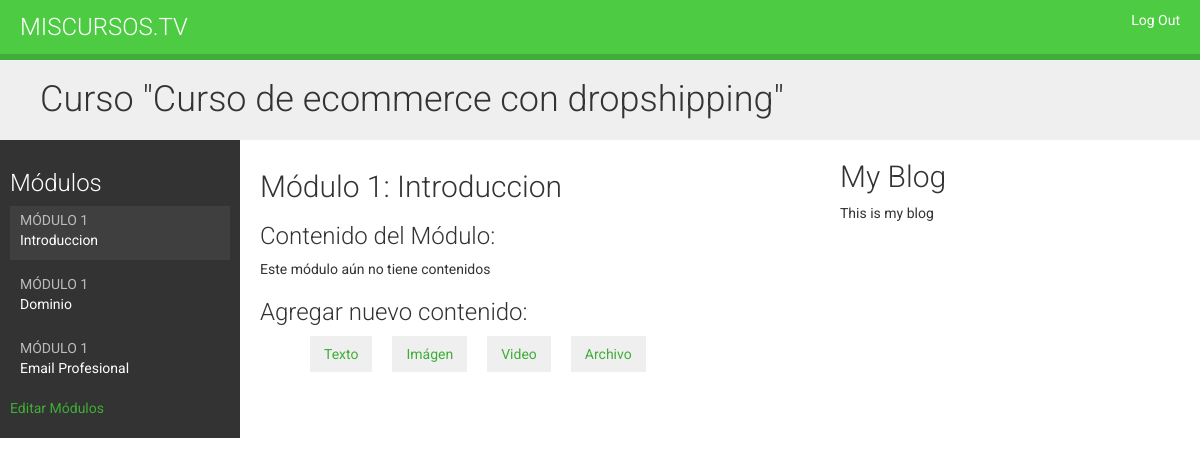
Before: /course/module/4/ (signed in) with the older database file.
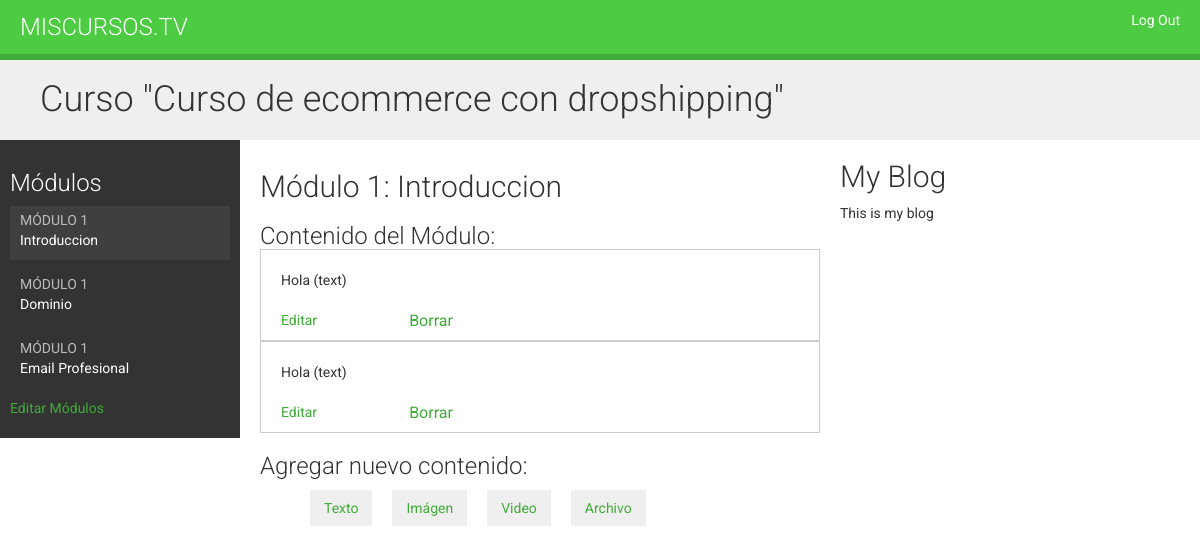
After: the same page with the newer database file.
### elearning/models.py (models this page shows, shortened)
class Course(models.Model):
    owner = models.ForeignKey(User, related_name='courses_created', on_delete=models.CASCADE)
    subject = models.ForeignKey(Subject, related_name='courses', on_delete=models.CASCADE)
    title = models.CharField(max_length=200)
    slug = models.CharField(max_length=200, unique=True)
    overview = models.TextField()
    created = models.DateTimeField(auto_now_add=True)
    class Meta:
        ordering = ['-created']

class Module(models.Model):
    course = models.ForeignKey(Course, related_name='modules', on_delete=models.CASCADE)
    title = models.CharField(max_length=200)
    description = models.TextField(blank=True)
    order = OrderField(blank=True, for_fields=['course'])
    class Meta:
        ordering = ['order']

class Content(models.Model):
    module = models.ForeignKey(Module, related_name='contents', on_delete=models.CASCADE)
    content_type = models.ForeignKey(ContentType, on_delete=models.CASCADE, limit_choices_to={'model__in': ('text', 'video', 'image', 'file')})
    object_id = models.PositiveIntegerField()
    item = GenericForeignKey('content_type', 'object_id')
    order = OrderField(blank=True, for_fields=['module'])
    class Meta:
        ordering = ['order']

class ItemBase(models.Model):
    owner = models.ForeignKey(User, related_name='%(class)s_related', on_delete=models.CASCADE)
    title = models.CharField(max_length=250)
    created = models.DateTimeField(auto_now_add=True)
    updated = models.DateTimeField(auto_now=True)
    class Meta:
        abstract = True
    def __str__(self):
        return self.title

class Text(ItemBase):
    content = models.TextField()

### elearning/views.py (the view)
# urls.py: path('module/<int:module_id>/', views.ModuleContentListView.as_view(), name='module_content_list'),
class ModuleContentListView(TemplateResponseMixin, View):
    template_name = 'manage/module/content_list.html'
    def get(self, request, module_id):
        module = get_object_or_404(Module, id=module_id, course__owner=request.user)
        return self.render_to_response({'module': module})

### elearning/templatetags/course.py (called while the page is built)
@register.filter
def model_name(obj):
    try:
        return obj._meta.model_name
    except AttributeError:
        return None

### elearning/templates/manage/module/content_list.html (shortened to what this page needs)
{% extends 'base.html' %}
{% load static %}
{% load course %}
{% block css %}
<link rel="stylesheet" href="{% static 'css/base.css' %}">
<link rel="stylesheet" href="https://ajax.googleapis.com/ajax/libs/jqueryui/1.12.1/themes/smoothness/jquery-ui.css">
{% endblock %}
{% block content %}
    {% with course=module.course %}
        <h1>Curso "{{ course.title }}"</h1>
        <div class="contents">
            <h3>Módulos</h3>
            <ul id="modules">
                {% for m in course.modules.all %}
                    <li data-id="{{ m.id }}" {% if m == module %} class="selected" {% endif %}>
                        <a href="{% url 'module_content_list' m.id %}">
                            <span>Módulo <span class="order">{{ m.order|add:1 }}</span></span>
                            <br>
                            {{ m.title }}
                        </a>
                    </li>
                {% empty %}
                    <li>Aún no hay módulos</li>
                {% endfor %}
            </ul>
            <p><a href="{% url 'course_module_update' course.id %}">Editar Módulos</a></p>
        </div>
        <div class="module">
            <h2>Módulo {{ module.order|add:1 }}: {{ module.title }}</h2>
            <h3>Contenido del Módulo:</h3>
            <div id="module-contents">
                {% for content in module.contents.all %}
                <div data-id="{{ content.id }}">
                    {% with item=content.item %}
                    <p>{{ item }} ({{ item|model_name }})</p>
                    <a href="{% url 'module_content_update' module.id item|model_name item.id %}">Editar</a>
                    <form action="{% url 'module_content_delete' content.id %}>" method="post">
                        <input type="submit" value="Borrar">
                    </form>
                    {% endwith %}
                </div>
                {% empty %}
                    <p>Este módulo aún no tiene contenidos</p>
                {% endfor %}
            </div>
            <h3>Agregar nuevo contenido:</h3>
            <ul class="content-types">
                <li><a href="{% url 'module_content_create' module.id  'text' %}">Texto</a></li>
                <li><a href="{% url 'module_content_create' module.id  'image' %}">Imágen</a></li>
                <li><a href="{% url 'module_content_create' module.id  'video' %}">Video</a></li>
                <li><a href="{% url 'module_content_create' module.id  'file' %}">Archivo</a></li>
            </ul>
        </div>
    {% endwith %}
{% endblock %}

### templates/base.html (shortened to what this page needs)
<!DOCTYPE html>
<html lang="en">
<head>
    <link rel="stylesheet" href="https://maxcdn.bootstrapcdn.com/bootstrap/3.3.7/css/bootstrap.min.css">
    <link rel="stylesheet" href="https://maxcdn.bootstrapcdn.com/bootstrap/3.3.7/css/bootstrap-theme.min.css">
    {% block css %}{% endblock %}
</head>
<body>
    <div id="header">
        <a href="/" class="logo">Miscursos.TV</a>
        <ul class="menu">
            {% if request.user.is_authenticated %}
                <li><a href="{% url 'logout' %}">Log Out</a></li>
            {% else %}
                <li><a href="{% url 'login' %}">Log In</a></li>
            {% endif %}
        </ul>
    </div>
    <div id="container">
        {% block content %}
        {% endblock %}
    </div>
    <div id="sidebar">
        <h2>My Blog</h2>
        <p>This is my blog</p>
    </div>
</body>
</html>

### static/css/base.css (style rules this page uses)
body { margin:0; font-family:'Roboto', sans-serif; font-weight:400; color:#333; }
a { color:#3fad37; text-decoration:none; }
ul { float:left; }
h1, h2, h3, h4, h5, h6 { font-family:'Roboto', sans-serif; font-weight:300; }
h1 { background:#efefef; width:100%; overflow:auto; padding:20px 0 20px 40px; margin:0; }
.module { padding:10px 20px; float:left; width:600px; }
.module h3 { margin:20px 0 0; padding:0; width:100%; }
.module p { margin:10px 0 20px; width:100%; float:left; }
#header { background:#4dcc43; overflow:auto; padding:10px 20px; border-bottom:6px solid #3fad37; }
#header .logo { text-decoration:none; font-family:'Roboto', sans-serif; font-weight:300; text-transform:uppercase; font-size:24px; color:#fff; float:left; }
#header a { color:#fff; }
#header .menu { list-style:none; float:right; margin:0; padding:0; }
.contents { width:20%; padding:10px; float:left; background:#333; color: #fff; font-family:'Roboto', sans-serif; }
.contents ul { list-style:none; margin:0; padding:0; width:100%; }
.contents ul li { margin:0 0 10px 0; padding:4px 10px 10px; overflow:auto; cursor:move; }
.contents ul li.selected { background:#3f3f3f; }
.contents ul span { text-transform:uppercase; color:#bbb; font-size:14px; }
.contents ul a { display:block; color:#fff; text-decoration:none; }
ul.content-types li { list-style:none; float:left; margin:10px; background:#efefef; padding:8px 14px; }
input, select, textarea { border:1px solid #ccc; border-bottom:3px solid #ccc; padding:8px 12px; font-size:16px; font-family:'Roboto', sans-serif; float:left; clear:both; width:300px; }
input[type=submit], a.button { border-radius:5px; background:#4dcc43; color:#fff; font-size:16px; text-transform:uppercase; border:none; padding:10px 20px; margin:20px 0; }
#module-contents div { padding:10px 20px; border:1px solid #ccc; background:#fff }
#module-contents form { margin:0; padding:0; }
#module-contents input[type=submit] { color:#3fad37; background:none; margin:-20px 0 0; padding:0; float:left; text-transform:none; }

Changed rows visible on the page:
added Content: item "Hola", item|model_name "text"
added Content: item "Hola", item|model_name "text"
Other visible differences:
text no longer shown: "Este módulo aún no tiene contenidos"
